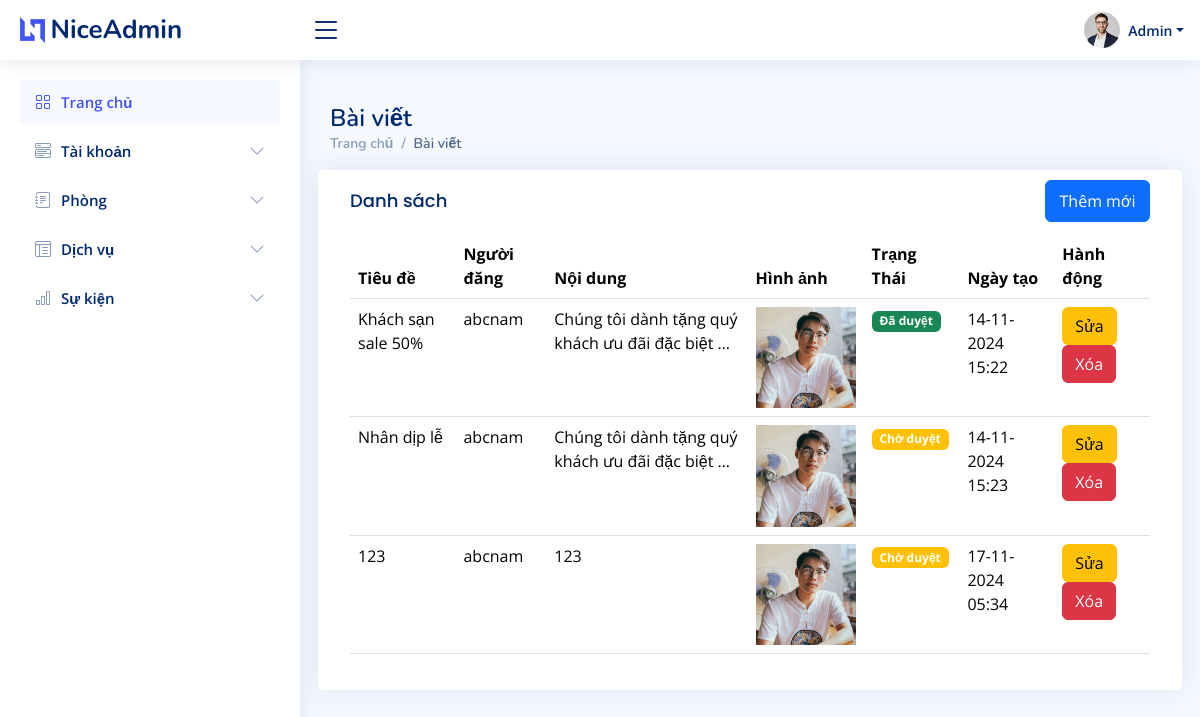
/admin_dashboard/posts (signed in), run on an earlier commit of the app's database.
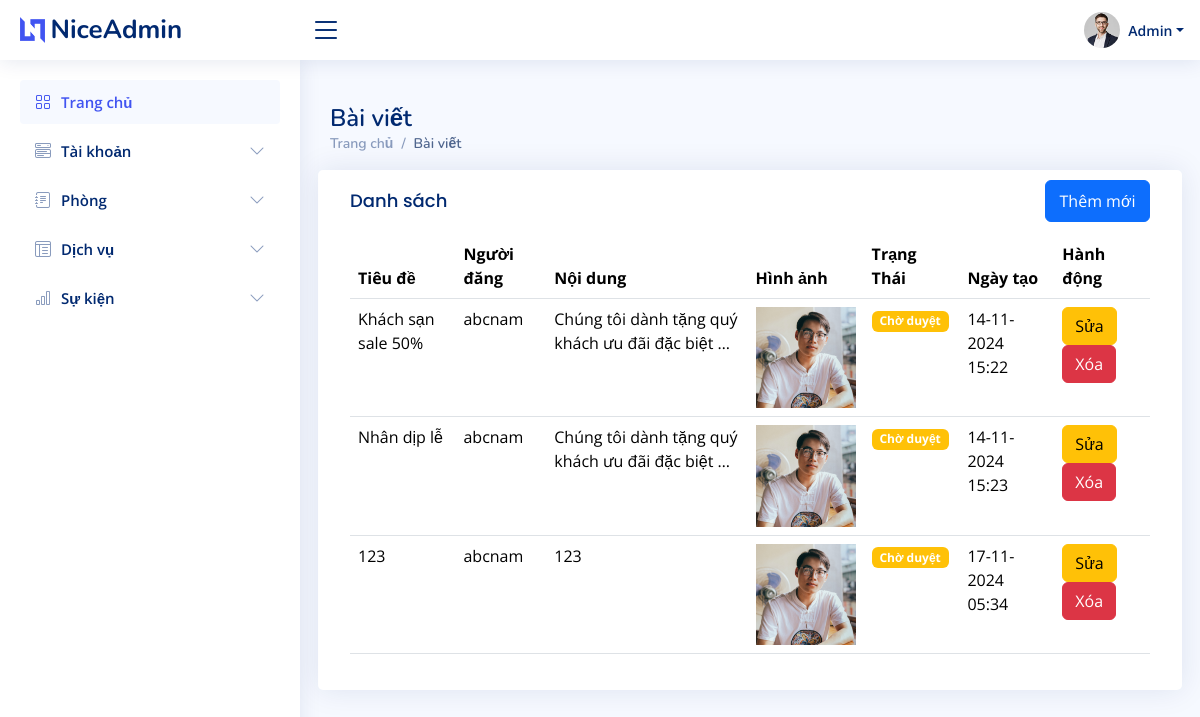
And on a later commit of the database.
### admin_custom/models.py (models this page shows, shortened)
class Post(models.Model):
    STATUS_CHOICES = [
        ('pending', 'Chờ duyệt'),
        ('approved', 'Đã duyệt'),
        ('rejected', 'Từ chối'),
    ]
    title = models.CharField(max_length=200)
    content = models.TextField()
    author = models.ForeignKey(User, on_delete=models.CASCADE)
    created_at = models.DateTimeField(auto_now_add=True)
    updated_at = models.DateTimeField(auto_now=True)
    image = models.ImageField(upload_to=get_image_upload_path_post, null=True, blank=True)
    status = models.CharField(max_length=10, choices=STATUS_CHOICES, default='pending')
    class Meta:
        permissions = [
            ("can_view_post", "Can view post"),
            ("can_create_post", "Can create post"),
            ("can_edit_post", "Can edit post"),
            ("can_delete_post", "Can delete post"),
        ]

### admin_custom/views.py (the view, shortened to what this page needs)
# urls.py: path('admin_dashboard/posts', admin_custom.admin_post, name='admin_post'),
@login_required
def admin_post(request):
    posts = Post.objects.all()
    return render(request, 'admin/post.html', {'posts': posts})

### home/Templates/admin/post.html (shortened to what the changed rows need)
{% load static %}
<!DOCTYPE html>
<html lang="en">
<head>
    <link href="{% static 'assets/vendor/bootstrap/css/bootstrap.min.css' %}" rel="stylesheet" />
    <link href="{% static 'assets/vendor/bootstrap-icons/bootstrap-icons.css' %}" rel="stylesheet" />
    <link href="{% static 'assets/vendor/boxicons/css/boxicons.min.css' %}" rel="stylesheet" />
    <link href="{% static 'assets/vendor/quill/quill.snow.css' %}" rel="stylesheet" />
    <link href="{% static 'assets/vendor/quill/quill.bubble.css' %}" rel="stylesheet" />
    <link href="{% static 'assets/vendor/remixicon/remixicon.css' %}" rel="stylesheet" />
    <link href="{% static 'assets/vendor/simple-datatables/style.css' %}" rel="stylesheet" />
    <link href="{% static 'assets/css/style.css' %}" rel="stylesheet" />
</head>
<body>
    <main id="main" class="main">
        <div class="pagetitle">
            <h1>Bài viết</h1>
        </div>
        <section class="section dashboard">
            <div class="row">
                <div class="card">
                    <div class="card-body">
                        <table class="table">
                            <thead>
                                <tr>
                                    <th>Tiêu đề</th>
                                    <th>Người đăng</th>
                                    <th>Nội dung</th>
                                    <th>Hình ảnh</th>
                                    <th>Trạng Thái</th>
                                    <th class="created-column">Ngày tạo</th>
                                    <th>Hành động</th>
                                </tr>
                            </thead>
                            <tbody>
                                {% for post in posts %}
                                    <tr>
                                        <td>{{ post.title }}</td>
                                        <td>{{ post.author.username }}</td>
                                        <td>{{ post.content|truncatewords:10 }}</td>
                                        <td>
                                            {% if post.image %}
                                                <img src="{{ post.image.url }}" alt="Post Image" width="100">
                                            {% else %}
                                                <img src="{% static 'images/default_post.jpg' %}" alt="Default Image" width="100">
                                            {% endif %}
                                        </td>
                                            <td>
                                                {% if post.status == 'approved' %}
                                                <span class="badge bg-success">Đã duyệt</span>
                                                {% else %}
                                                <span class="badge bg-warning">Chờ duyệt</span>
                                                {% endif %}
                                            </td>
                                        <td>{{ post.created_at|date:"d-m-Y H:i" }}</td>
                                        <td>
                                            <button type="button" class="btn btn-warning" data-bs-toggle="modal" data-bs-target="#editPostModal{{ post.id }}">Sửa</button>
                                            <form method="POST" action="{% url 'delete_post' post.id %}" style="display:inline;">
                                                <button type="submit" class="btn btn-danger">Xóa</button>
                                            </form>
                                        </td>
                                    </tr>
                                {% endfor %}
                            </tbody>
                        </table>
                    </div>
                </div>
            </div>
        </section>
    </main>
</body>
</html>

What changed in the data, as far as the page shows it:
changed Post "Khách sạn sale 50%": status "Đã duyệt" → "Chờ duyệt"
